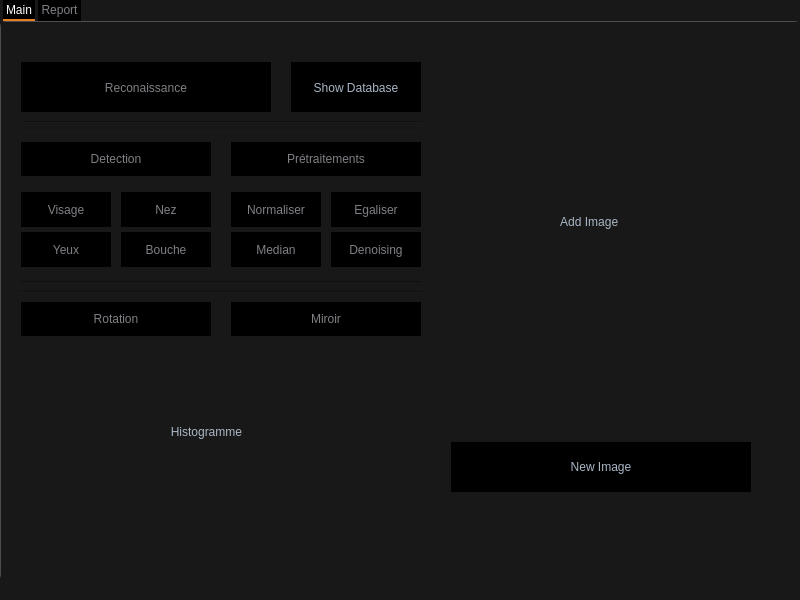
<?xml version="1.0" encoding="UTF-8"?>
<ui version="4.0">
 <class>MainWindow</class>
 <widget class="QMainWindow" name="MainWindow">
  <property name="geometry">
   <rect>
    <x>0</x>
    <y>0</y>
    <width>800</width>
    <height>600</height>
   </rect>
  </property>
  <property name="windowTitle">
   <string>MainWindow</string>
  </property>
  <property name="styleSheet">
   <string notr="true">* {
	background-color: 	#181818;
}
QMainWindow {
	background-color:#000000;
}
QDialog {
	background-color:#000000;
}
QColorDialog {
	background-color:#000000;
}
QTextEdit {
	background-color:#000000;
	color: #a9b7c6;
}
QPlainTextEdit {
	selection-background-color:#f39c12;
	background-color:#000000;
	border-style: solid;
	border-top-color: transparent;
	border-right-color: transparent;
	border-left-color: transparent;
	border-bottom-color: transparent;
	border-width: 1px;
	color: #a9b7c6;
}
QPushButton{
	border-style: solid;
	border-top-color: transparent;
	border-right-color: transparent;
	border-left-color: transparent;
	border-bottom-color: transparent;
	border-width: 1px;
	border-style: solid;
	color: #a9b7c6;
	padding: 2px;
	background-color: #000000;
}
QPushButton::default{
	border-style: solid;
	border-top-color: transparent;
	border-right-color: transparent;
	border-left-color: transparent;
	border-bottom-color: #e67e22;
	border-width: 1px;
	color: #a9b7c6;
	padding: 2px;
	background-color: #000000;
}
QPushButton:hover{
	border-style: solid;
	border-top-color: transparent;
	border-right-color: transparent;
	border-left-color: transparent;
	border-bottom-color: #e67e22;
	border-bottom-width: 1px;
	border-bottom-radius: 6px;
	border-style: solid;
	color: #FFFFFF;
	padding-bottom: 2px;
	background-color: #000000;
}
QPushButton:pressed{
	border-style: solid;
	border-top-color: transparent;
	border-right-color: transparent;
	border-left-color: transparent;
	border-bottom-color: #e67e22;
	border-bottom-width: 2px;
	border-bottom-radius: 6px;
	border-style: solid;
	color: #e67e22;
	padding-bottom: 1px;
	background-color: #000000;
}
QPushButton:disabled{
	border-style: solid;
	border-top-color: transparent;
	border-right-color: transparent;
	border-left-color: transparent;
	border-bottom-color: transparent;
	border-bottom-width: 2px;
	border-bottom-radius: 6px;
	border-style: solid;
	color: #808086;
	padding-bottom: 1px;
	background-color: #000000;
}
QToolButton {
	border-style: solid;
	border-top-color: transparent;
	border-right-color: transparent;
	border-left-color: transparent;
	border-bottom-color: #e67e22;
	border-bottom-width: 1px;
	border-style: solid;
	color: #a9b7c6;
	padding: 2px;
	background-color: #000000;
}
QToolButton:hover{
	border-style: solid;
	border-top-color: transparent;
	border-right-color: transparent;
	border-left-color: transparent;
	border-bottom-color: #e67e22;
	border-bottom-width: 2px;
	border-bottom-radius: 6px;
	border-style: solid;
	color: #FFFFFF;
	padding-bottom: 1px;
	background-color: #000000;
}
QLineEdit {
	border-width: 1px; border-radius: 4px;
	border-color: rgb(58, 58, 58);
	border-style: inset;
	padding: 0 8px;
	color: #a9b7c6;
	background:#000000;
	selection-background-color:#007b50;
	selection-color: #FFFFFF;
}
QLabel {
	color: #a9b7c6;
}
QLCDNumber {
	color: #e67e22;
}
QProgressBar {
	text-align: center;
	color: rgb(240, 240, 240);
	border-width: 1px; 
	border-radius: 10px;
	border-color: rgb(58, 58, 58);
	border-style: inset;
	background-color:#000000;
}
QProgressBar::chunk {
	background-color: #e67e22;
	border-radius: 5px;
}
QMenu{
	background-color:#000000;
}
QMenuBar {
	background:rgb(0, 0, 0);
	color: #a9b7c6;
}
QMenuBar::item {
  	spacing: 3px; 
	padding: 1px 4px;
  	background: transparent;
}
QMenuBar::item:selected { 
  	border-style: solid;
	border-top-color: transparent;
	border-right-color: transparent;
	border-left-color: transparent;
	border-bottom-color: #e67e22;
	border-bottom-width: 1px;
	border-bottom-radius: 6px;
	border-style: solid;
	color: #FFFFFF;
	padding-bottom: 0px;
	background-color: #000000;
}
QMenu::item:selected {
	border-style: solid;
	border-top-color: transparent;
	border-right-color: transparent;
	border-left-color: #e67e22;
	border-bottom-color: transparent;
	border-left-width: 2px;
	color: #FFFFFF;
	padding-left:15px;
	padding-top:4px;
	padding-bottom:4px;
	padding-right:7px;
	background-color:#000000;
}
QMenu::item {
	border-style: solid;
	border-top-color: transparent;
	border-right-color: transparent;
	border-left-color: transparent;
	border-bottom-color: transparent;
	border-bottom-width: 1px;
	border-style: solid;
	color: #a9b7c6;
	padding-left:17px;
	padding-top:4px;
	padding-bottom:4px;
	padding-right:7px;
	background-color:#000000;
}
QTabWidget {
	color:rgb(0,0,0);
	background-color:#000000;
}
QTabWidget::pane {
		border-color: rgb(77,77,77);
		background-color:#000000;
		border-style: solid;
		border-width: 1px;
    	border-radius: 6px;
}
QTabBar::tab {
	border-style: solid;
	border-top-color: transparent;
	border-right-color: transparent;
	border-left-color: transparent;
	border-bottom-color: transparent;
	border-bottom-width: 1px;
	border-style: solid;
	color: #808086;
	padding: 3px;
	margin-left:3px;
	background-color:#000000;
}
QTabBar::tab:selected, QTabBar::tab:last:selected, QTabBar::tab:hover {
  	border-style: solid;
	border-top-color: transparent;
	border-right-color: transparent;
	border-left-color: transparent;
	border-bottom-color: #e67e22;
	border-bottom-width: 2px;
	border-style: solid;
	color: #FFFFFF;
	padding-left: 3px;
	padding-bottom: 2px;
	margin-left:3px;
	background-color:#000000;
}

QCheckBox {
	color: #a9b7c6;
	padding: 2px;
}
QCheckBox:disabled {
	color: #808086;
	padding: 2px;
}

QCheckBox:hover {
	border-radius:4px;
	border-style:solid;
	padding-left: 1px;
	padding-right: 1px;
	padding-bottom: 1px;
	padding-top: 1px;
	border-width:1px;
	border-color: rgb(87, 97, 106);
	background-color:#000000;
}
QCheckBox::indicator:checked {

	height: 10px;
	width: 10px;
	border-style:solid;
	border-width: 1px;
	border-color: #e67e22;
	color: #a9b7c6;
	background-color: #e67e22;
}
QCheckBox::indicator:unchecked {

	height: 10px;
	width: 10px;
	border-style:solid;
	border-width: 1px;
	border-color: #e67e22;
	color: #a9b7c6;
	background-color: transparent;
}
QRadioButton {
	color: #a9b7c6;
	background-color:#000000;
	padding: 1px;
}
QRadioButton::indicator:checked {
	height: 10px;
	width: 10px;
	border-style:solid;
	border-radius:5px;
	border-width: 1px;
	border-color: #e67e22;
	color: #a9b7c6;
	background-color: #e67e22;
}
QRadioButton::indicator:!checked {
	height: 10px;
	width: 10px;
	border-style:solid;
	border-radius:5px;
	border-width: 1px;
	border-color: #e67e22;
	color: #a9b7c6;
	background-color: transparent;
}
QStatusBar {
	color:#027f7f;
}
QSpinBox {
	color: #a9b7c6;	
	background-color:#000000;
}
QDoubleSpinBox {
	color: #a9b7c6;	
	background-color:#000000;
}
QTimeEdit {
	color: #a9b7c6;	
	background-color:#000000;
}
QDateTimeEdit {
	color: #a9b7c6;	
	background-color:#000000;
}
QDateEdit {
	color: #a9b7c6;	
	background-color:#000000;
}
QComboBox {
	color: #a9b7c6;	
	background: #1e1d23;
}
QComboBox:editable {
	background: #1e1d23;
	color: #a9b7c6;
	selection-background-color:#000000;
}
QComboBox QAbstractItemView {
	color: #a9b7c6;	
	background: #1e1d23;
	selection-color: #FFFFFF;
	selection-background-color:#000000;
}
QComboBox:!editable:on, QComboBox::drop-down:editable:on {
	color: #a9b7c6;	
	background: #1e1d23;
}
QFontComboBox {
	color: #a9b7c6;	
	background-color:#000000;
}
QToolBox {
	color: #a9b7c6;
	background-color:#000000;
}
QToolBox::tab {
	color: #a9b7c6;
	background-color:#000000;
}
QToolBox::tab:selected {
	color: #FFFFFF;
	background-color:#000000;
}
QScrollArea {
	color: #FFFFFF;
	background-color:#000000;
}
QSlider::groove:horizontal {
	height: 5px;
	background: #e67e22;
}
QSlider::groove:vertical {
	width: 5px;
	background: #e67e22;
}
QSlider::handle:horizontal {
	background: qlineargradient(x1:0, y1:0, x2:1, y2:1, stop:0 #b4b4b4, stop:1 #8f8f8f);
	border: 1px solid #5c5c5c;
	width: 14px;
	margin: -5px 0;
	border-radius: 7px;
}
QSlider::handle:vertical {
	background: qlineargradient(x1:1, y1:1, x2:0, y2:0, stop:0 #b4b4b4, stop:1 #8f8f8f);
	border: 1px solid #5c5c5c;
	height: 14px;
	margin: 0 -5px;
	border-radius: 7px;
}
QSlider::add-page:horizontal {
    background: white;
}
QSlider::add-page:vertical {
    background: white;
}
QSlider::sub-page:horizontal {
    background: #e67e22;
}
QSlider::sub-page:vertical {
    background: #e67e22;
}
QScrollBar:horizontal {
	max-height: 20px;
	background: rgb(0,0,0);
	border: 1px transparent grey;
	margin: 0px 20px 0px 20px;
}
QScrollBar::handle:horizontal {
	background-color: qlineargradient(x1:0, y1:0, x2:0, y2:1, stop:0 rgba(255, 0, 0, 0), stop:0.7 rgba(255, 0, 0, 0), stop:0.71 rgb(230, 126, 34), stop:1 rgb(230, 126, 34));
	border-style: solid;
	border-width: 1px;
	border-color: rgb(0,0,0);
	min-width: 25px;
}
QScrollBar::handle:horizontal:hover {
	background: rgb(230, 126, 34);
	border-style: solid;
	border-width: 1px;
	border-color: rgb(0,0,0);
	min-width: 25px;
}
QScrollBar::add-line:horizontal {
  	border: 1px solid;
  	border-color: rgb(0,0,0);
  	background-color: qlineargradient(x1:0, y1:0, x2:0, y2:1, stop:0 rgba(255, 0, 0, 0), stop:0.7 rgba(255, 0, 0, 0), stop:0.71 rgb(230, 126, 34), stop:1 rgb(230, 126, 34));
  	width: 20px;
  	subcontrol-position: right;
  	subcontrol-origin: margin;
}
QScrollBar::add-line:horizontal:hover {
  	border: 1px solid;
  	border-color: rgb(0,0,0);
	border-radius: 8px;
  	background: rgb(230, 126, 34);
  	height: 16px;
  	width: 16px;
  	subcontrol-position: right;
  	subcontrol-origin: margin;
}
QScrollBar::add-line:horizontal:pressed {
  	border: 1px solid;
  	border-color: grey;
	border-radius: 8px;
  	background: rgb(230, 126, 34);
  	height: 16px;
  	width: 16px;
  	subcontrol-position: right;
  	subcontrol-origin: margin;
}
QScrollBar::sub-line:horizontal {
  	border: 1px solid;
  	border-color: rgb(0,0,0);
  	background-color: qlineargradient(x1:0, y1:0, x2:0, y2:1, stop:0 rgba(255, 0, 0, 0), stop:0.7 rgba(255, 0, 0, 0), stop:0.71 rgb(230, 126, 34), stop:1 rgb(230, 126, 34));
  	width: 20px;
  	subcontrol-position: left;
  	subcontrol-origin: margin;
}
QScrollBar::sub-line:horizontal:hover {
  	border: 1px solid;
  	border-color: rgb(0,0,0);
	border-radius: 8px;
  	background: rgb(230, 126, 34);
  	height: 16px;
  	width: 16px;
  	subcontrol-position: left;
  	subcontrol-origin: margin;
}
QScrollBar::sub-line:horizontal:pressed {
  	border: 1px solid;
  	border-color: grey;
	border-radius: 8px;
  	background: rgb(230, 126, 34);
  	height: 16px;
  	width: 16px;
  	subcontrol-position: left;
  	subcontrol-origin: margin;
}
QScrollBar::left-arrow:horizontal {
  	border: 1px transparent grey;
  	border-radius: 3px;
  	width: 6px;
  	height: 6px;
 	background: rgb(0,0,0);
}
QScrollBar::right-arrow:horizontal {
	border: 1px transparent grey;
	border-radius: 3px;
  	width: 6px;
  	height: 6px;
 	background: rgb(0,0,0);
}
QScrollBar::add-page:horizontal, QScrollBar::sub-page:horizontal {
 	background: none;
} 
QScrollBar:vertical {
	max-width: 20px;
	background: rgb(0,0,0);
	border: 1px transparent grey;
	margin: 20px 0px 20px 0px;
}
QScrollBar::add-line:vertical {
	border: 1px solid;
  	border-color: rgb(0,0,0);
  	background-color: qlineargradient(x1:0, y1:0, x2:1, y2:0, stop:0 rgba(255, 0, 0, 0), stop:0.7 rgba(255, 0, 0, 0), stop:0.71 rgb(230, 126, 34), stop:1 rgb(230, 126, 34));
  	height: 20px;
  	subcontrol-position: bottom;
  	subcontrol-origin: margin;
}
QScrollBar::add-line:vertical:hover {
  	border: 1px solid;
  	border-color: rgb(0,0,0);
	border-radius: 8px;
  	background: rgb(230, 126, 34);
  	height: 16px;
  	width: 16px;
  	subcontrol-position: bottom;
  	subcontrol-origin: margin;
}
QScrollBar::add-line:vertical:pressed {
  	border: 1px solid;
  	border-color: grey;
	border-radius: 8px;
  	background: rgb(230, 126, 34);
  	height: 16px;
  	width: 16px;
  	subcontrol-position: bottom;
  	subcontrol-origin: margin;
}
QScrollBar::sub-line:vertical {
  	border: 1px solid;
  	border-color: rgb(0,0,0);
	background-color: qlineargradient(x1:0, y1:0, x2:1, y2:0, stop:0 rgba(255, 0, 0, 0), stop:0.7 rgba(255, 0, 0, 0), stop:0.71 rgb(230, 126, 34), stop:1 rgb(230, 126, 34));
  	height: 20px;
  	subcontrol-position: top;
  	subcontrol-origin: margin;
}
QScrollBar::sub-line:vertical:hover {
  	border: 1px solid;
  	border-color: rgb(0,0,0);
	border-radius: 8px;
  	background: rgb(230, 126, 34);
  	height: 16px;
  	width: 16px;
  	subcontrol-position: top;
  	subcontrol-origin: margin;
}
QScrollBar::sub-line:vertical:pressed {
  	border: 1px solid;
  	border-color: grey;
	border-radius: 8px;
  	background: rgb(230, 126, 34);
  	height: 16px;
  	width: 16px;
  	subcontrol-position: top;
  	subcontrol-origin: margin;
}
	QScrollBar::handle:vertical {
	background-color: qlineargradient(x1:0, y1:0, x2:1, y2:0, stop:0 rgba(255, 0, 0, 0), stop:0.7 rgba(255, 0, 0, 0), stop:0.71 rgb(230, 126, 34), stop:1 rgb(230, 126, 34));
	border-style: solid;
	border-width: 1px;
	border-color: rgb(0,0,0);
	min-height: 25px;
}
QScrollBar::handle:vertical:hover {
	background: rgb(230, 126, 34);
	border-style: solid;
	border-width: 1px;
	border-color: rgb(0,0,0);
	min-heigth: 25px;
}
QScrollBar::up-arrow:vertical {
	border: 1px transparent grey;
	border-radius: 3px;
  	width: 6px;
  	height: 6px;
 	background: rgb(0,0,0);
}
QScrollBar::down-arrow:vertical {
  	border: 1px transparent grey;
  	border-radius: 3px;
  	width: 6px;
  	height: 6px;
 	background: rgb(0,0,0);
}
QScrollBar::add-page:vertical, QScrollBar::sub-page:vertical {
  	background: none;
}
</string>
  </property>
  <widget class="QWidget" name="centralwidget">
   <widget class="QTabWidget" name="tabWidget">
    <property name="geometry">
     <rect>
      <x>0</x>
      <y>0</y>
      <width>801</width>
      <height>581</height>
     </rect>
    </property>
    <property name="currentIndex">
     <number>0</number>
    </property>
    <property name="usesScrollButtons">
     <bool>false</bool>
    </property>
    <property name="tabsClosable">
     <bool>false</bool>
    </property>
    <property name="tabBarAutoHide">
     <bool>false</bool>
    </property>
    <widget class="QWidget" name="Main">
     <attribute name="title">
      <string>Main</string>
     </attribute>
     <widget class="QPushButton" name="imgChanger">
      <property name="geometry">
       <rect>
        <x>450</x>
        <y>420</y>
        <width>300</width>
        <height>50</height>
       </rect>
      </property>
      <property name="text">
       <string>New Image</string>
      </property>
     </widget>
     <widget class="QLabel" name="MyImage">
      <property name="geometry">
       <rect>
        <x>450</x>
        <y>50</y>
        <width>300</width>
        <height>300</height>
       </rect>
      </property>
      <property name="text">
       <string>                                 Add Image</string>
      </property>
      <property name="scaledContents">
       <bool>true</bool>
      </property>
      <property name="margin">
       <number>0</number>
      </property>
     </widget>
     <widget class="QPushButton" name="showDatabase">
      <property name="geometry">
       <rect>
        <x>290</x>
        <y>40</y>
        <width>130</width>
        <height>51</height>
       </rect>
      </property>
      <property name="text">
       <string>Show Database</string>
      </property>
     </widget>
     <widget class="QPushButton" name="Reconaissance">
      <property name="enabled">
       <bool>false</bool>
      </property>
      <property name="geometry">
       <rect>
        <x>20</x>
        <y>40</y>
        <width>250</width>
        <height>51</height>
       </rect>
      </property>
      <property name="text">
       <string>Reconaissance</string>
      </property>
     </widget>
     <widget class="QPushButton" name="Detection">
      <property name="enabled">
       <bool>false</bool>
      </property>
      <property name="geometry">
       <rect>
        <x>20</x>
        <y>120</y>
        <width>190</width>
        <height>34</height>
       </rect>
      </property>
      <property name="text">
       <string>Detection</string>
      </property>
     </widget>
     <widget class="QPushButton" name="Pretraitement">
      <property name="enabled">
       <bool>false</bool>
      </property>
      <property name="geometry">
       <rect>
        <x>230</x>
        <y>120</y>
        <width>190</width>
        <height>34</height>
       </rect>
      </property>
      <property name="text">
       <string>Prétraitements</string>
      </property>
     </widget>
     <widget class="QPushButton" name="DVisage">
      <property name="enabled">
       <bool>false</bool>
      </property>
      <property name="geometry">
       <rect>
        <x>20</x>
        <y>170</y>
        <width>90</width>
        <height>35</height>
       </rect>
      </property>
      <property name="text">
       <string>Visage</string>
      </property>
     </widget>
     <widget class="QPushButton" name="DNez">
      <property name="enabled">
       <bool>false</bool>
      </property>
      <property name="geometry">
       <rect>
        <x>120</x>
        <y>170</y>
        <width>90</width>
        <height>35</height>
       </rect>
      </property>
      <property name="text">
       <string>Nez</string>
      </property>
     </widget>
     <widget class="QPushButton" name="DBouche">
      <property name="enabled">
       <bool>false</bool>
      </property>
      <property name="geometry">
       <rect>
        <x>120</x>
        <y>210</y>
        <width>90</width>
        <height>35</height>
       </rect>
      </property>
      <property name="text">
       <string>Bouche</string>
      </property>
     </widget>
     <widget class="QPushButton" name="DYeux">
      <property name="enabled">
       <bool>false</bool>
      </property>
      <property name="geometry">
       <rect>
        <x>20</x>
        <y>210</y>
        <width>90</width>
        <height>35</height>
       </rect>
      </property>
      <property name="text">
       <string>Yeux</string>
      </property>
     </widget>
     <widget class="QPushButton" name="Denoising">
      <property name="enabled">
       <bool>false</bool>
      </property>
      <property name="geometry">
       <rect>
        <x>330</x>
        <y>210</y>
        <width>90</width>
        <height>35</height>
       </rect>
      </property>
      <property name="text">
       <string>Denoising</string>
      </property>
     </widget>
     <widget class="QPushButton" name="Median">
      <property name="enabled">
       <bool>false</bool>
      </property>
      <property name="geometry">
       <rect>
        <x>230</x>
        <y>210</y>
        <width>90</width>
        <height>35</height>
       </rect>
      </property>
      <property name="text">
       <string>Median</string>
      </property>
     </widget>
     <widget class="QPushButton" name="Egaliser">
      <property name="enabled">
       <bool>false</bool>
      </property>
      <property name="geometry">
       <rect>
        <x>330</x>
        <y>170</y>
        <width>90</width>
        <height>35</height>
       </rect>
      </property>
      <property name="text">
       <string>Egaliser</string>
      </property>
     </widget>
     <widget class="QPushButton" name="Norm">
      <property name="enabled">
       <bool>false</bool>
      </property>
      <property name="geometry">
       <rect>
        <x>230</x>
        <y>170</y>
        <width>90</width>
        <height>35</height>
       </rect>
      </property>
      <property name="text">
       <string>Normaliser</string>
      </property>
     </widget>
     <widget class="QPushButton" name="Miroir">
      <property name="enabled">
       <bool>false</bool>
      </property>
      <property name="geometry">
       <rect>
        <x>230</x>
        <y>280</y>
        <width>190</width>
        <height>34</height>
       </rect>
      </property>
      <property name="text">
       <string>Miroir</string>
      </property>
     </widget>
     <widget class="QPushButton" name="Rotation">
      <property name="enabled">
       <bool>false</bool>
      </property>
      <property name="geometry">
       <rect>
        <x>20</x>
        <y>280</y>
        <width>190</width>
        <height>34</height>
       </rect>
      </property>
      <property name="text">
       <string>Rotation</string>
      </property>
     </widget>
     <widget class="Line" name="line">
      <property name="geometry">
       <rect>
        <x>20</x>
        <y>100</y>
        <width>400</width>
        <height>20</height>
       </rect>
      </property>
      <property name="orientation">
       <enum>Qt::Horizontal</enum>
      </property>
     </widget>
     <widget class="Line" name="line_2">
      <property name="geometry">
       <rect>
        <x>20</x>
        <y>250</y>
        <width>400</width>
        <height>20</height>
       </rect>
      </property>
      <property name="orientation">
       <enum>Qt::Horizontal</enum>
      </property>
     </widget>
     <widget class="Line" name="line_3">
      <property name="geometry">
       <rect>
        <x>20</x>
        <y>260</y>
        <width>400</width>
        <height>20</height>
       </rect>
      </property>
      <property name="orientation">
       <enum>Qt::Horizontal</enum>
      </property>
     </widget>
     <widget class="Line" name="line_4">
      <property name="geometry">
       <rect>
        <x>20</x>
        <y>90</y>
        <width>400</width>
        <height>20</height>
       </rect>
      </property>
      <property name="orientation">
       <enum>Qt::Horizontal</enum>
      </property>
     </widget>
     <widget class="QLabel" name="label">
      <property name="geometry">
       <rect>
        <x>20</x>
        <y>340</y>
        <width>400</width>
        <height>140</height>
       </rect>
      </property>
      <property name="styleSheet">
       <string notr="true">Qlabel{
background: qlineargradient(spread:pad, x1:0, y1:1, x2:0, y2:0, stop:0 rgba(0, 0, 0, 255), stop:0.05 rgba(14, 8, 73, 255), stop:0.36 rgba(28, 17, 145, 255), stop:0.6 rgba(126, 14, 81, 255), stop:0.75 rgba(234, 11, 11, 255), stop:0.79 rgba(244, 70, 5, 255), stop:0.86 rgba(255, 136, 0, 255), stop:0.935 rgba(239, 236, 55, 255))}</string>
      </property>
      <property name="text">
       <string>                                             Histogramme</string>
      </property>
     </widget>
    </widget>
    <widget class="QWidget" name="Report">
     <property name="enabled">
      <bool>true</bool>
     </property>
     <attribute name="title">
      <string>Report</string>
     </attribute>
    </widget>
   </widget>
  </widget>
  <widget class="QMenuBar" name="menubar">
   <property name="geometry">
    <rect>
     <x>0</x>
     <y>0</y>
     <width>800</width>
     <height>18</height>
    </rect>
   </property>
  </widget>
  <widget class="QStatusBar" name="statusbar"/>
 </widget>
 <resources/>
 <connections/>
</ui>
